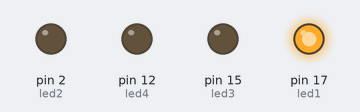
Simulated run of this sketch. Board: Arduino Uno, built with avr-gcc and run on an emulated ATmega328P. On the bench: output pins drawn as LEDs (lit = HIGH).

Above: at 0.3 s.
At 1.5 s:
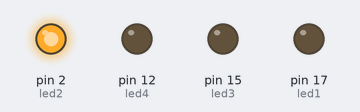
At 2.7 s:
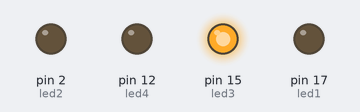
At 3.9 s:
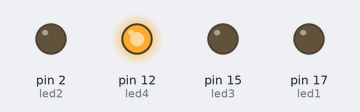
At 5.7 s:
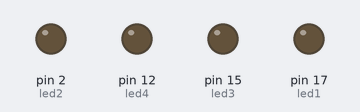
Timing chart, 0 to 6.2 s (numbered marks = the images above):
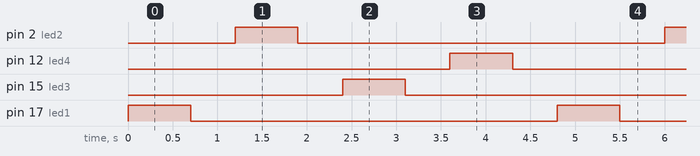

Measured:
- by itself, pin 2 (led2), pin 12 (led4), pin 15 (led3), pin 17 (led1): alternates HIGH for 0.70 s and LOW for 4.1 s
- by itself, everything shown: repeats every 4.8 s, in 8 steps

The sketch:

lab1.ino
```cpp
int led1 = 17 ; //ตัวแปร
int led2 = 2  ;
int led3 = 15 ;
int led4 = 12 ;

void setup() {
  pinMode (led1,OUTPUT);
  pinMode (led2,OUTPUT);
  pinMode (led3,OUTPUT);
  pinMode (led4,OUTPUT);

}
void loop() {
  digitalWrite (led1,HIGH);
  delay (700);
  digitalWrite (led1,LOW);
  delay (500);

  digitalWrite (led2,HIGH);
  delay (700);
  digitalWrite (led2,LOW);
  delay (500);

  digitalWrite (led3,HIGH);
  delay (700);
  digitalWrite (led3,LOW);
  delay (500);

  digitalWrite (led4,HIGH);
  delay (700);
  digitalWrite (led4,LOW);
  delay (500);

}
```
